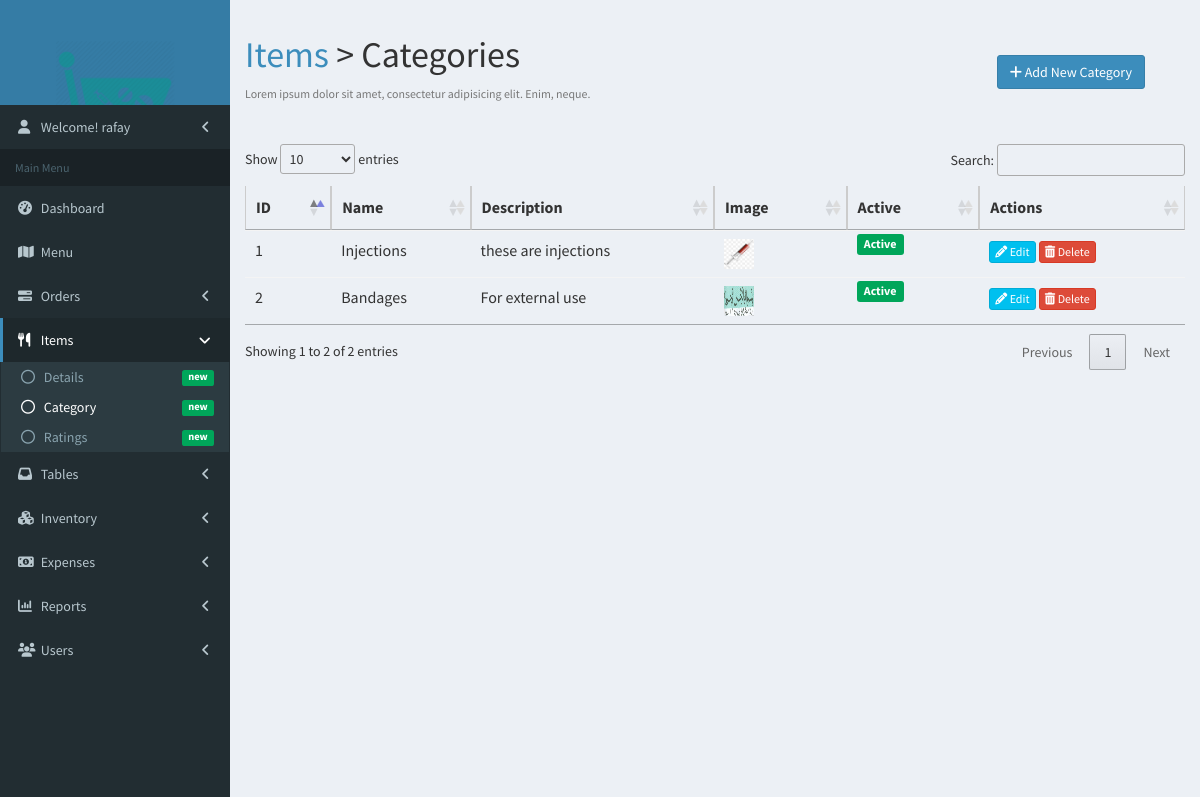
/item/category/list (signed in), run on the app's committed database.
### app/models.py (models this page shows, shortened)
class User(AbstractUser):
    is_manager = models.BooleanField(default=False)
    is_inventory_manager = models.BooleanField(default=False)

class ItemCategory(models.Model):
    name = models.CharField(max_length=30)
    description = models.CharField(max_length=300, null=True, blank=True)
    image = models.ImageField(upload_to="categories/items/", null=True, blank=True)
    is_active = models.BooleanField(default=True)
    created_at = models.DateTimeField(auto_now_add=True)
    updated_at = models.DateTimeField(auto_now=True)
    history = HistoricalRecords()

### app/views.py (the view)
# urls.py: path('item/category/list', views.ItemCategoryList.as_view(), name='item-category-list'),
@method_decorator([login_required], name='dispatch')
class ItemCategoryList(ListView):
    model = ItemCategory

### app/templates/app/itemcategory_list.html (shortened to what this page needs)
{% extends 'base.html' %}
{% load static %}
{% block link-items %}active{% endblock %}
{% block link-items-category %}active{% endblock %}
{% block content %}
    <div>
        <section class="content-header">
            <div class="row">
                <div class="col-xs-8">
                    <h1>
                        <a href="{% url 'item-list' %}">Items</a> &gt; Categories
                    </h1>
                    <p class="text-muted">
                        <small>Lorem ipsum dolor sit amet, consectetur adipisicing elit. Enim, neque.</small>
                    </p>
                </div>
                <div class="col-xs-4">
                    <a href="{% url 'item-category-new' %}" class="pull-right btn btn-primary" style="margin: 40px 40px">
                        <i class="fa fa-plus"></i> Add New Category
                    </a>
                </div>
            </div>
        </section>
    </div>
    <section class="content container-fluid">
        {% if object_list %}
            <div class="row">
                <div class="col-xs-12">
                    <table class="table table-hover" id="data-table">
                        <thead>
                        <tr>
                            <th>ID</th>
                            <th>Name</th>
                            <th>Description</th>
                            <th>Image</th>
                            <th>Active</th>
                            <th>Actions</th>
                        </tr>
                        </thead>
                        <tbody>
                        {% for category in object_list %}
                            <tr>
                                <td>{{ category.id }}</td>
                                <td>{{ category.name }}</td>
                                <td>{{ category.description }}</td>
                                <td>
                                    {% if category.image %}
                                        <img src="{{ category.image.url }}" alt="" class="img-sm">
                                    {% else %}
                                        <b class="text-gray">No Image</b>
                                    {% endif %}
                                </td>
                                {% if category.is_active %}
                                    <td><span class="label label-success">Active</span></td>
                                {% else %}
                                    <td><span class="label label-danger">Inactive</span></td>
                                {% endif %}
                                <td>
                                    <a href="{% url 'item-category-edit' category.id %}" class="btn btn-info btn-xs">
                                        <i class="fa fa-pencil"></i> Edit
                                    </a>
                                    <a href="{% url 'item-category-delete' category.id %}" class="btn btn-danger btn-xs">
                                        <i class="fa fa-trash"></i> Delete
                                    </a>
                                </td>
                            </tr>
                        {% endfor %}
                        </tbody>
                    </table>
                </div>
            </div>
        {% endif %}
    </section>
{% endblock %}

### app/templates/base.html (shortened to what this page needs)
{% load static %}
<html>
<head>
    <link rel="stylesheet" href="{% static 'app/bower_components/font-awesome/css/font-awesome.min.css' %}">
    <link rel="stylesheet" href="{% static 'app/bower_components/bootstrap/dist/css/bootstrap.min.css' %}">
    <link rel="stylesheet" href="{% static 'app/dist/css/AdminLTE.min.css' %}">
    <link rel="stylesheet" href="{% static 'app/dist/css/skins/skin-blue.min.css' %}">
    <link href="{% static 'app/vendor/datatables-plugins/dataTables.bootstrap.css' %}" rel="stylesheet">
    <link href="{% static 'app/vendor/datatables-responsive/dataTables.responsive.css' %}" rel="stylesheet">
    <link rel="stylesheet" href="//cdn.datatables.net/1.10.19/css/jquery.dataTables.min.css">
    <link rel="stylesheet" href="{% static 'app/dist/css/aroma.css' %}">
</head>
<body class="hold-transition skin-blue sidebar-mini">
<div class="wrapper">
    <header class="main-header">
        <a href="base.html" class="logo">
            <span class="logo-lg">
                    <img src="{% static 'app/images/logo_white.png' %}" alt="" style="width: 60%; margin-top: 40px;">
                </span>
        </a>
    </header>
    <aside class="main-sidebar">
        <section class="sidebar">
            <ul class="sidebar-menu" data-widget="tree">
                <li class="treeview">
                    <a href="#">
                        <i class="fa fa-user"></i>
                        <span>
                            Welcome! {{ user.get_username }}
                        </span>
                        <span class="pull-right-container">
                              <i class="fa fa-angle-left pull-right"></i>
                            </span>
                    </a>
                </li>
            </ul>
            <ul class="sidebar-menu" data-widget="tree">
                <li class="header">Main Menu</li>
                <li class="{% block link-dashboard %}{% endblock %}">
                    <a href="{% url 'index' %}">
                        <i class="fa fa-dashboard"></i> <span>Dashboard</span>
                    </a>
                </li>
                {% if user.is_superuser or user.is_manager or user.is_staff %}
                    <li class="{% block link-menu %}{% endblock %}">
                        <a href="{% url 'menu' %}">
                            <i class="fa fa-map"></i> <span>Menu</span>
                        </a>
                    </li>
                    <li class="treeview {% block link-orders %}{% endblock %}">
                        <a href="#">
                            <i class="fa fa-tasks"></i>
                            <span>Orders</span>
                            <span class="pull-right-container">
                              <i class="fa fa-angle-left pull-right"></i>
                            </span>
                        </a>
                    </li>
                <li class="treeview {% block link-items %}{% endblock %}">
                        <a href="#">
                            <i class="fa fa-cutlery"></i>
                            <span>Items</span>
                            <span class="pull-right-container">
                              <i class="fa fa-angle-left pull-right"></i>
                            </span>
                        </a>
                        <ul class="treeview-menu">
                            <li class="{% block link-items-details %}{% endblock %}">
                                <a href="{% url 'item-list' %}">
                                    <i class="fa fa-circle-o"></i>
                                    <span>Details</span>
                                    <span class="pull-right-container">
                                      <small class="label pull-right bg-green">new</small>
                                    </span>
                                </a>
                            </li>
                            <li class="{% block link-items-category %}{% endblock %}">
                                <a href="{% url 'item-category-list' %}">
                                    <i class="fa fa-circle-o"></i>
                                    <span>Category</span>
                                    <span class="pull-right-container">
                                      <small class="label pull-right bg-green">new</small>
                                    </span>
                                </a>
                            </li>
                            <li class="{% block link-items-rating %}{% endblock %}">
                                {% now 'n' as month %}
                                {% now 'Y' as year %}
                                <a href="{% url 'item-rating-month' month year%}">
                                    <i class="fa fa-circle-o"></i>
                                    <span>Ratings</span>
                                    <span class="pull-right-container">
                                      <small class="label pull-right bg-green">new</small>
                                    </span>
                                </a>
                            </li>
                        </ul>
                    </li>
                    <li class="treeview {% block link-tables %}{% endblock %}">
                        <a href="#">
                            <i class="fa fa-inbox"></i>
                            <span>Tables</span>
                            <span class="pull-right-container">
                              <i class="fa fa-angle-left pull-right"></i>
                            </span>
                        </a>
                    </li>
                {% endif %}
                {% if user.is_superuser or user.is_manager or user.is_inventory_manager %}
                    <li class="treeview {% block link-inventory %}{% endblock %}">
                        <a href="#">
                            <i class="fa fa-cubes"></i>
                            <span>Inventory</span>
                            <span class="pull-right-container">
                              <i class="fa fa-angle-left pull-right"></i>
                            </span>
                        </a>
                    </li>
                {% endif %}
                {% if user.is_superuser or user.is_manager %}
                    <li class="treeview {% block link-expense %}{% endblock %}">
                        <a href="#">
                            <i class="fa fa-money"></i>
                            <span>Expenses</span>
                            <span class="pull-right-container">
                              <i class="fa fa-angle-left pull-right"></i>
                            </span>
                        </a>
                    </li>
                    <li class="treeview {% block link-reports %}{% endblock %}">
                        <a href="#">
                            <i class="fa fa-bar-chart"></i>
                            <span>Reports</span>
                            <span class="pull-right-container">
                              <i class="fa fa-angle-left pull-right"></i>
                            </span>
                        </a>
                                {% now 'j' as today %}
                                {% now 'n' as month %}
                                {% now 'Y' as year %}
                                {% now 'n' as month %}
                                {% now 'Y' as year %}
                                {% now 'Y' as year %}
                    </li>
                {% endif %}
                {% if user.is_superuser %}
                    <li class="treeview {% block link-user %}{% endblock %}">
                        <a href="#">
                            <i class="fa fa-group"></i>
                            <span>Users</span>
                            <span class="pull-right-container">
                              <i class="fa fa-angle-left pull-right"></i>
                            </span>
                        </a>
                    </li>
                {% endif %}
            </ul>
        </section>
    </aside>
    <div class="content-wrapper">
        {% block content %}
        {% endblock %}
    </div>
</div>
</body>
</html>

### data on the page
User: get_username "rafay"
ItemCategory: id "1", name "Injections", description "these are injections", image (picture), is_active "Active"
ItemCategory: id "2", name "Bandages", description "For external use", image (picture), is_active "Active"
